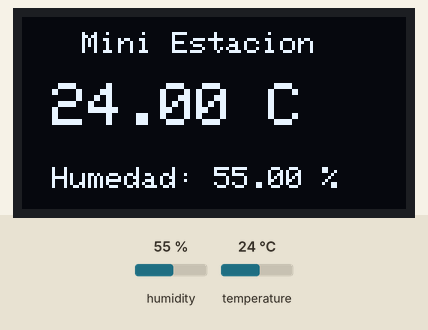
Bench run of a sketch on a simulated Arduino Uno, built with avr-gcc and run on an emulated ATmega328P. Shown: 128×64 one-colour display. The inputs (shaded band) are chosen by the test bench; at power-on: humidity 55 %, temperature 24 °C. What the sketch prints to the serial monitor is not drawn.

Above: at 3.2 s.
3.3 s: humidity set to 22 %
At 5.5 s:
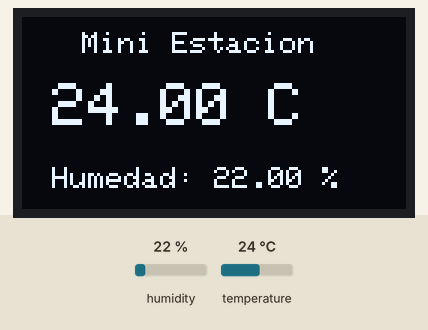
6.0 s: temperature set to 12 °C
At 6.6 s:
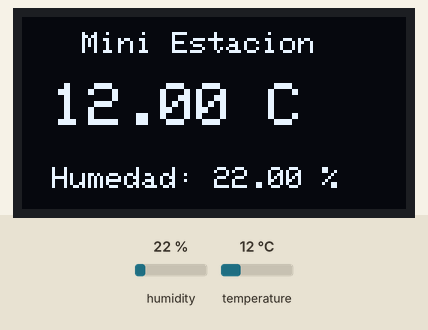
8.7 s: humidity set to 40 %
At 11.3 s:
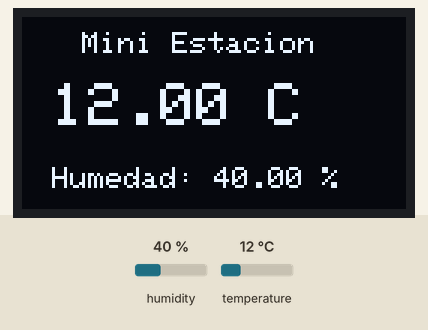
11.8 s: temperature set to 19 °C
At 13.7 s:
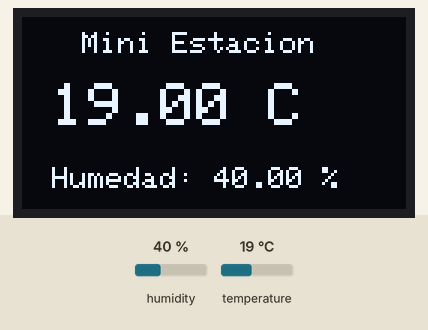
Timing chart, 0 to 15.2 s (numbered marks = the images above; inputs shaded):
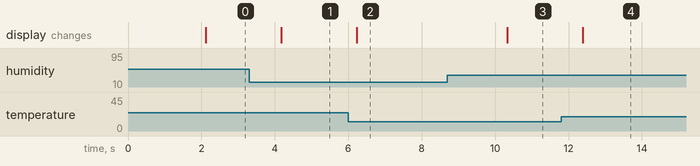

The sketch:

temperature_staion.ino
```cpp
#include <Wire.h>
#include <Adafruit_GFX.h>
#include <Adafruit_SSD1306.h>
#include <DHT.h>

#define SCREEN_WIDTH 128
#define SCREEN_HEIGHT 64
#define OLED_RESET -1
Adafruit_SSD1306 display(SCREEN_WIDTH, SCREEN_HEIGHT, &Wire, OLED_RESET);

#define DHTPIN 2
#define DHTTYPE DHT11

DHT dht(DHTPIN, DHTTYPE);

void setup() {
  Serial.begin(9600);

  dht.begin();

  if (!display.begin(SSD1306_SWITCHCAPVCC, 0x3C)) {
    Serial.println("No se encontro la pantalla OLED");
    while (true);
  }

  display.clearDisplay();
  display.setTextSize(1);
  display.setTextColor(SSD1306_WHITE);
  display.setCursor(10, 10);
  display.println("Iniciando...");
  display.display();

  delay(2000);
}

void loop() {
  float temperatura = dht.readTemperature();
  float humedad = dht.readHumidity();

  if (isnan(temperatura) || isnan(humedad)) {
    Serial.println("Error leyendo el DHT11");

    display.clearDisplay();
    display.setTextSize(1);
    display.setCursor(0, 20);
    display.println("Error leyendo");
    display.println("el sensor DHT11");
    display.display();

    delay(2000);
    return;
  }

  Serial.print("Temperatura: ");
  Serial.print(temperatura);
  Serial.println(" C");

  Serial.print("Humedad: ");
  Serial.print(humedad);
  Serial.println(" %");

  display.clearDisplay();

  display.setTextSize(1);
  display.setCursor(20, 5);
  display.println("Mini Estacion");

  display.setTextSize(2);
  display.setCursor(10, 22);
  display.print(temperatura);
  display.println(" C");

  display.setTextSize(1);
  display.setCursor(10, 50);
  display.print("Humedad: ");
  display.print(humedad);
  display.println(" %");

  display.display();

  delay(2000);
}
```

Measured:
- after the input at 3.3 s, the display: changes after 0.87 s (image 1)
- after the input at 6.0 s, the display: changes after 0.22 s (image 2)
- after the input at 8.7 s, the display: changes after 1.6 s (image 3)
- after the input at 11.8 s, the display: changes after 0.59 s (image 4)
